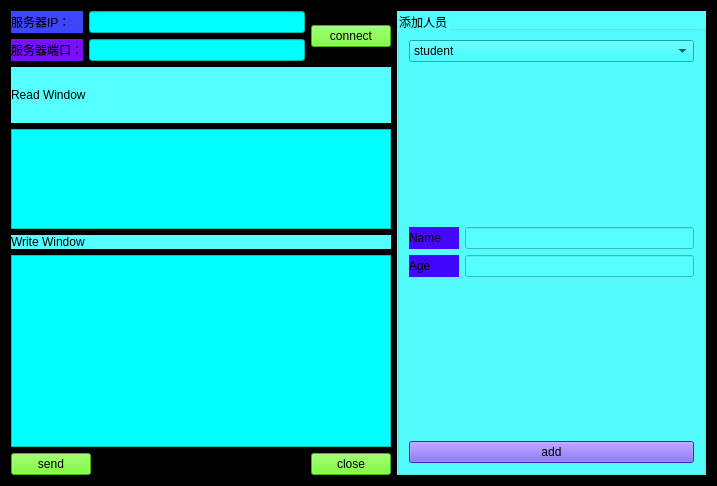
<?xml version="1.0" encoding="UTF-8"?>
<ui version="4.0">
 <class>ClientWidget</class>
 <widget class="QWidget" name="ClientWidget">
  <property name="geometry">
   <rect>
    <x>0</x>
    <y>0</y>
    <width>717</width>
    <height>486</height>
   </rect>
  </property>
  <property name="windowTitle">
   <string>Form</string>
  </property>
  <property name="styleSheet">
   <string notr="true">QWidget{
	
	background-color: rgb(85, 255, 255);
	background-color: rgb(0, 0, 0);
}

QLineEdit{
background-color: rgb(255, 244, 252);
	background-color: rgb(0, 255, 255);
}
QPushButton{
background-color: rgb(255, 170, 0);
	background-color: rgb(85, 255, 0);
	
}
QComboBox{
background-color: rgb(0, 255, 255);
}</string>
  </property>
  <layout class="QHBoxLayout" name="horizontalLayout_8">
   <item>
    <layout class="QHBoxLayout" name="horizontalLayout_7">
     <item>
      <layout class="QVBoxLayout" name="verticalLayout_6">
       <item>
        <layout class="QHBoxLayout" name="horizontalLayout_4">
         <item>
          <layout class="QVBoxLayout" name="verticalLayout">
           <item>
            <layout class="QHBoxLayout" name="horizontalLayout_2">
             <item>
              <widget class="QLabel" name="labelIP">
               <property name="minimumSize">
                <size>
                 <width>72</width>
                 <height>0</height>
                </size>
               </property>
               <property name="styleSheet">
                <string notr="true">background-color: rgb(60, 70, 255);
font: 11pt &quot;Arial&quot;;</string>
               </property>
               <property name="text">
                <string>服务器IP：</string>
               </property>
              </widget>
             </item>
             <item>
              <widget class="QLineEdit" name="lineEditIP">
               <property name="minimumSize">
                <size>
                 <width>50</width>
                 <height>0</height>
                </size>
               </property>
               <property name="text">
                <string/>
               </property>
              </widget>
             </item>
            </layout>
           </item>
           <item>
            <layout class="QHBoxLayout" name="horizontalLayout_3">
             <item>
              <widget class="QLabel" name="labelPort">
               <property name="styleSheet">
                <string notr="true">background-color: rgb(122, 14, 255);
font: 11pt &quot;Arial&quot;;</string>
               </property>
               <property name="text">
                <string>服务器端口：</string>
               </property>
              </widget>
             </item>
             <item>
              <widget class="QLineEdit" name="lineEditPort">
               <property name="text">
                <string/>
               </property>
              </widget>
             </item>
            </layout>
           </item>
          </layout>
         </item>
         <item>
          <widget class="QPushButton" name="btnConnect">
           <property name="styleSheet">
            <string notr="true">font: 12pt &quot;Arial&quot;;</string>
           </property>
           <property name="text">
            <string>connect</string>
           </property>
          </widget>
         </item>
        </layout>
       </item>
       <item>
        <layout class="QVBoxLayout" name="verticalLayout_2">
         <item>
          <widget class="QLabel" name="label">
           <property name="styleSheet">
            <string notr="true">QWidget{
	font: 12pt &quot;Arial&quot;;
background-color: rgb(85, 255, 255);
}</string>
           </property>
           <property name="text">
            <string>Read Window</string>
           </property>
          </widget>
         </item>
         <item>
          <widget class="QTextEdit" name="textEditRead">
           <property name="minimumSize">
            <size>
             <width>0</width>
             <height>20</height>
            </size>
           </property>
           <property name="maximumSize">
            <size>
             <width>16777215</width>
             <height>100</height>
            </size>
           </property>
           <property name="styleSheet">
            <string notr="true">background-color: rgb(255, 170, 255);
font: 16pt &quot;Arial&quot;;
background-color: rgb(0, 255, 255);</string>
           </property>
           <property name="readOnly">
            <bool>true</bool>
           </property>
          </widget>
         </item>
        </layout>
       </item>
       <item>
        <layout class="QVBoxLayout" name="verticalLayout_5">
         <item>
          <widget class="QLabel" name="label_2">
           <property name="styleSheet">
            <string notr="true">QWidget{
	font: 12pt &quot;Arial&quot;;
background-color: rgb(85, 255, 255);
}</string>
           </property>
           <property name="text">
            <string>Write Window</string>
           </property>
          </widget>
         </item>
         <item>
          <widget class="QTextEdit" name="textEditWrite">
           <property name="minimumSize">
            <size>
             <width>8</width>
             <height>30</height>
            </size>
           </property>
           <property name="styleSheet">
            <string notr="true">background-color: rgb(255, 170, 255);
font: 75 italic 12pt &quot;Arial&quot;;
background-color: rgb(0, 255, 255);
</string>
           </property>
          </widget>
         </item>
        </layout>
       </item>
       <item>
        <layout class="QHBoxLayout" name="horizontalLayout">
         <item>
          <widget class="QPushButton" name="btnSend">
           <property name="styleSheet">
            <string notr="true">font: 12pt &quot;Arial&quot;;</string>
           </property>
           <property name="text">
            <string>send</string>
           </property>
          </widget>
         </item>
         <item>
          <spacer name="horizontalSpacer">
           <property name="orientation">
            <enum>Qt::Horizontal</enum>
           </property>
           <property name="sizeHint" stdset="0">
            <size>
             <width>214</width>
             <height>20</height>
            </size>
           </property>
          </spacer>
         </item>
         <item>
          <widget class="QPushButton" name="btnClose">
           <property name="styleSheet">
            <string notr="true">font: 12pt &quot;Arial&quot;;</string>
           </property>
           <property name="text">
            <string>close</string>
           </property>
          </widget>
         </item>
        </layout>
       </item>
      </layout>
     </item>
     <item>
      <widget class="QGroupBox" name="groupBox">
       <property name="styleSheet">
        <string notr="true">QWidget{
background-color: rgb(85, 255, 255);
}</string>
       </property>
       <property name="title">
        <string>添加人员</string>
       </property>
       <layout class="QVBoxLayout" name="verticalLayout_4">
        <item>
         <layout class="QVBoxLayout" name="verticalLayout_3">
          <item>
           <widget class="QComboBox" name="comboBox">
            <property name="styleSheet">
             <string notr="true">background-color: rgb(0, 255, 255);
font: 11pt &quot;Arial&quot;;</string>
            </property>
            <item>
             <property name="text">
              <string>student</string>
             </property>
            </item>
            <item>
             <property name="text">
              <string>programmer</string>
             </property>
            </item>
           </widget>
          </item>
          <item>
           <spacer name="verticalSpacer">
            <property name="orientation">
             <enum>Qt::Vertical</enum>
            </property>
            <property name="sizeHint" stdset="0">
             <size>
              <width>20</width>
              <height>40</height>
             </size>
            </property>
           </spacer>
          </item>
          <item>
           <layout class="QHBoxLayout" name="horizontalLayout_5">
            <item>
             <widget class="QLabel" name="labelName">
              <property name="minimumSize">
               <size>
                <width>50</width>
                <height>0</height>
               </size>
              </property>
              <property name="styleSheet">
               <string notr="true">background-color: rgb(69, 7, 255);
font: 11pt &quot;Arial&quot;;</string>
              </property>
              <property name="text">
               <string>Name</string>
              </property>
             </widget>
            </item>
            <item>
             <widget class="QLineEdit" name="lineEditName"/>
            </item>
           </layout>
          </item>
          <item>
           <layout class="QHBoxLayout" name="horizontalLayout_6">
            <item>
             <widget class="QLabel" name="labelAge">
              <property name="minimumSize">
               <size>
                <width>50</width>
                <height>0</height>
               </size>
              </property>
              <property name="styleSheet">
               <string notr="true">background-color: rgb(63, 5, 255);
font: 12pt &quot;Arial&quot;;</string>
              </property>
              <property name="text">
               <string>Age</string>
              </property>
             </widget>
            </item>
            <item>
             <widget class="QLineEdit" name="lineEditAge"/>
            </item>
           </layout>
          </item>
          <item>
           <spacer name="verticalSpacer_2">
            <property name="orientation">
             <enum>Qt::Vertical</enum>
            </property>
            <property name="sizeHint" stdset="0">
             <size>
              <width>20</width>
              <height>40</height>
             </size>
            </property>
           </spacer>
          </item>
          <item>
           <widget class="QPushButton" name="btnAdd">
            <property name="styleSheet">
             <string notr="true">QPushButton{
	font: 12pt &quot;Arial&quot;;
background-color: rgb(88, 47, 255);
}</string>
            </property>
            <property name="text">
             <string>add</string>
            </property>
           </widget>
          </item>
         </layout>
        </item>
       </layout>
      </widget>
     </item>
    </layout>
   </item>
  </layout>
 </widget>
 <resources/>
 <connections/>
</ui>
